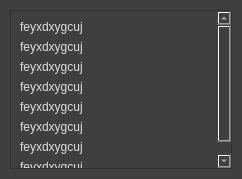
<?xml version="1.0" encoding="UTF-8"?>
<ui version="4.0">
 <class>errorWindow</class>
 <widget class="QWidget" name="errorWindow">
  <property name="geometry">
   <rect>
    <x>0</x>
    <y>0</y>
    <width>242</width>
    <height>179</height>
   </rect>
  </property>
  <property name="windowTitle">
   <string>Form</string>
  </property>
  <property name="styleSheet">
   <string notr="true">background-color: rgb(63, 63, 63);
color: rgb(222, 222, 222);</string>
  </property>
  <layout class="QVBoxLayout" name="verticalLayout">
   <property name="sizeConstraint">
    <enum>QLayout::SetDefaultConstraint</enum>
   </property>
   <property name="leftMargin">
    <number>10</number>
   </property>
   <property name="topMargin">
    <number>10</number>
   </property>
   <property name="rightMargin">
    <number>10</number>
   </property>
   <property name="bottomMargin">
    <number>10</number>
   </property>
   <item>
    <widget class="QScrollArea" name="scrollArea">
     <property name="widgetResizable">
      <bool>true</bool>
     </property>
     <widget class="QWidget" name="scrollAreaWidgetContents">
      <property name="geometry">
       <rect>
        <x>0</x>
        <y>0</y>
        <width>199</width>
        <height>231</height>
       </rect>
      </property>
      <layout class="QVBoxLayout" name="verticalLayout_2">
       <item>
        <widget class="QLabel" name="label">
         <property name="text">
          <string>feyxdxygcuj</string>
         </property>
        </widget>
       </item>
       <item>
        <widget class="QLabel" name="label_4">
         <property name="text">
          <string>feyxdxygcuj</string>
         </property>
        </widget>
       </item>
       <item>
        <widget class="QLabel" name="label_8">
         <property name="text">
          <string>feyxdxygcuj</string>
         </property>
        </widget>
       </item>
       <item>
        <widget class="QLabel" name="label_7">
         <property name="text">
          <string>feyxdxygcuj</string>
         </property>
        </widget>
       </item>
       <item>
        <widget class="QLabel" name="label_6">
         <property name="text">
          <string>feyxdxygcuj</string>
         </property>
        </widget>
       </item>
       <item>
        <widget class="QLabel" name="label_5">
         <property name="text">
          <string>feyxdxygcuj</string>
         </property>
        </widget>
       </item>
       <item>
        <widget class="QLabel" name="label_2">
         <property name="text">
          <string>feyxdxygcuj</string>
         </property>
        </widget>
       </item>
       <item>
        <widget class="QLabel" name="label_3">
         <property name="text">
          <string>feyxdxygcuj</string>
         </property>
        </widget>
       </item>
      </layout>
     </widget>
    </widget>
   </item>
  </layout>
 </widget>
 <resources/>
 <connections/>
</ui>
